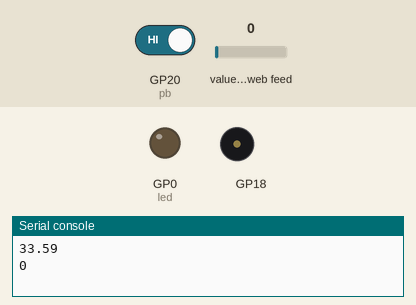
The program below on a simulated Raspberry Pi Pico running CircuitPython. On the bench: output pins drawn as LEDs (lit = HIGH), buzzer (waves = sounding), the last lines printed to the serial console. The test bench sets the inputs (shaded band); at power-on: GP20 (pb) HIGH, value of the web feed 0. Random numbers come from a fixed seed; requests to the public web service named in the program get a made-up reply in its usual format after 0.4 s (London, UTC, broken clouds, 64 % humidity, 1013 hPa unless stated); values from a settings file that is not in the repository are placeholders.

Above: at 2.8 s.
2.9 s: GP20 (pb) driven LOW
At 7.85 s:
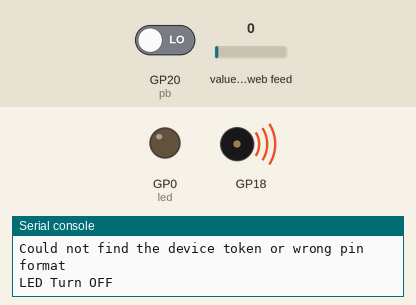
Timing chart, 0 to 21.7 s (numbered marks = the images above; inputs shaded):
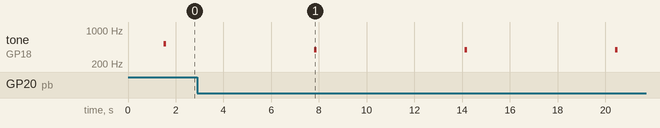

Measured:
- by itself, tone on GP18: alternates 392 Hz for 0.10 s and silent for 6.2 s

The program:

21blynk.py
```python
"""
Blynk IoT

Additional libraries
  https://circuitpython.org/libraries
  - adafruit_requests.mpy
  - simpleio.mpy

Reference:
[1] https://peppe8o.com/personal-iot-with-blynk-on-raspberry-pi/
"""

import os
import ipaddress
import wifi
import socketpool
import time
import microcontroller
import board
import digitalio
import simpleio
import adafruit_requests
import ssl
import random

# Get wifi and blynk token details from a settings.toml file
print(os.getenv("test_env_file"))
ssid = os.getenv("WIFI_SSID")
password = os.getenv("WIFI_PASSWORD")
blynkToken = os.getenv("blynk_auth_token")

# Buzzer
NOTE_G4 = 392
NOTE_C5 = 523
buzzer = board.GP18

# Initialize LED and button.
led = digitalio.DigitalInOut(board.GP0)
led.direction = digitalio.Direction.OUTPUT

# Active LOW Push Button
pb = digitalio.DigitalInOut(board.GP20)
pb.direction = digitalio.Direction.INPUT

# Write API
def write(token,pin,value):
        api_url = "https://blynk.cloud/external/api/update?token="+token+"&"+pin+"="+value
        response = requests.get(api_url)
        if "200" in str(response):
                print("Value successfully updated")
        else:
                print("Could not find the device token or wrong pin format")
# Read API
def read(token,pin):
        api_url = "https://blynk.cloud/external/api/get?token="+token+"&"+pin
        response = requests.get(api_url)
        return response.content.decode()

# Connect to Wi-Fi AP
print(f"Initializing...")
wifi.radio.connect(ssid, password)
print("connected!\n")
pool = socketpool.SocketPool(wifi.radio)
print("IP Address: {}".format(wifi.radio.ipv4_address))
print("Connecting to WiFi '{}' ...\n".format(ssid), end="")
requests = adafruit_requests.Session(pool, ssl.create_default_context())

simpleio.tone(buzzer, NOTE_C5, duration=0.1)

while True:
    try:
        while not wifi.radio.ipv4_address or "0.0.0.0" in repr(wifi.radio.ipv4_address):
            print(f"Reconnecting to WiFi...")
            wifi.radio.connect(ssid, password)

        # Write Blynk virtual pin V1
        # V1 can be assigned to Virtual Pin Widget on Blynk App
        # Set as Double for floating number
        valV1 = str(round(random.uniform(0,250),2))
        write(blynkToken,"V1",valV1)
        print(valV1)

        # Read Blynk virtual pin V0
        # V0 can be assigned to Button Widget on Blynk App
        button = read(blynkToken,"V0")
        print(button)
        if (button == "1"):
            led.value = True
        else:
            led.value = False

        # Write Blynk virtual pin V4
        # V4 can be assigned to LED Widget on Blynk App
        # Set as Integer
        if (pb.value == False):
            write(blynkToken,"V4","1")
            print("LED Turn ON")
        else:
            write(blynkToken,"V4","0")
            print("LED Turn OFF")

        time.sleep(5)
        simpleio.tone(buzzer, NOTE_G4, duration=0.1)

    except OSError as e:
        print("Failed!\n", e)
        microcontroller.reset()
```
